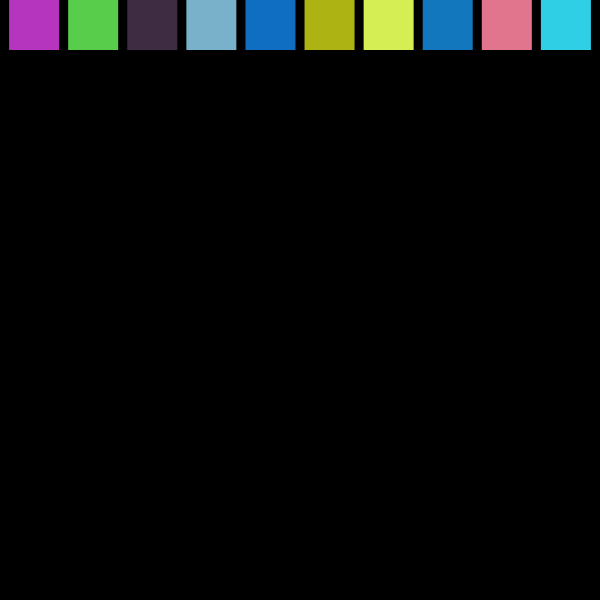
Frame 1 (no input)
Frame 60 (no input): identical to frame 1, image omitted
Frame 120 (the mouse pressed at the canvas centre since frame 60): identical to frame 1, image omitted

The p5.js sketch that drew this single still picture (run headless with seeded random() and noise() and a simulated clock; from frame 60 on, the mouse is pressed at the canvas centre):

// p5.js sketch
// ── sketch.js
const NUM_SQUARES = 10;
const SQUARE_SIZE = 50;
let xVals = [];
let yVals = [];
let colours = [];
let gap;

function setup() {
    createCanvas(600, 600);
    noStroke();
    // calculates the size of the gap relative to the size of the canvas, the number of squares, and their size
    gap = (width - (NUM_SQUARES * SQUARE_SIZE)) / (NUM_SQUARES + 1);
    createSquares();
}

function draw() {
  background(0);

    // Draw squares from the array
    for (let i = 0; i < NUM_SQUARES; i++) {
        fill(colours[i]);
        square(xVals[i], yVals[i], SQUARE_SIZE);
    }
}

function keyPressed() {
    if (key === ' ') {
        for (let i = 0; i < NUM_SQUARES; i++) {
            colours[i] = randomColour();
        }
    } else if (key === 'r') {
        for (let i = 0; i < NUM_SQUARES; i++) {
            yVals[i] = 0;
        }
    }
}

function mouseClicked() {
    for (let i = 0; i < NUM_SQUARES; i++) {
        if (isMouseOverSquare(i)) {
            if (yVals[i] === 0) {
                yVals[i] = height - SQUARE_SIZE;
            } else {
                yVals[i] = 0;
            }
        }
    }
}

/**
 * Checks if the mouse is over the square at the given index.
 * @param {number} i The index of the square in the arrays
 * @returns {boolean} True if the mouse is over the square, false if not.
 */
function isMouseOverSquare(i) {
    let squareX = xVals[i];
    let squareY = yVals[i];

    return mouseX >= squareX && mouseX <= squareX + SQUARE_SIZE &&
        mouseY >= squareY && mouseY <= squareY + SQUARE_SIZE;
}

/**
 * Populates the arrays storing information about the squares.
 */
function createSquares() {
    for (let i = 0; i < NUM_SQUARES; i++) {
        xVals.push(i * SQUARE_SIZE + gap * (i + 1));
        yVals.push(0);
        colours.push(randomColour());
    }
}

/**
 * Generates a random RGB colour
 * @returns {color} A p5.js colour object
 */
function randomColour() {
    return color(random(255), random(255), random(255));
}

// ── sectionAQuestion1.html
<!DOCTYPE html>
<html lang="en">
  <head>
    <meta charset="utf-8" />
    <meta name="viewport" content="width=device-width, initial-scale=1.0">

    <title>PDM1 - W10P1: Practice Exam - sectionA-question1</title>

    <link href="https://cdn.jsdelivr.net/npm/bootstrap@5.3.1/dist/css/bootstrap.min.css" rel="stylesheet" integrity="sha384-4bw+/aepP/YC94hEpVNVgiZdgIC5+VKNBQNGCHeKRQN+PtmoHDEXuppvnDJzQIu9" crossorigin="anonymous">
    <link rel="stylesheet" type="text/css" href="./lib/main-styles.css">
    <script src="https://cdn.jsdelivr.net/npm/bootstrap@5.3.1/dist/js/bootstrap.bundle.min.js" integrity="sha384-HwwvtgBNo3bZJJLYd8oVXjrBZt8cqVSpeBNS5n7C8IVInixGAoxmnlMuBnhbgrkm" crossorigin="anonymous"></script>
    <script src="./lib/libraries/p5.min.js"></script>
  </head>

  <body>
    <h1>sectionA-question1 Solution</h1>
    <script src="sketch.js"></script>
  </body>
</html>
